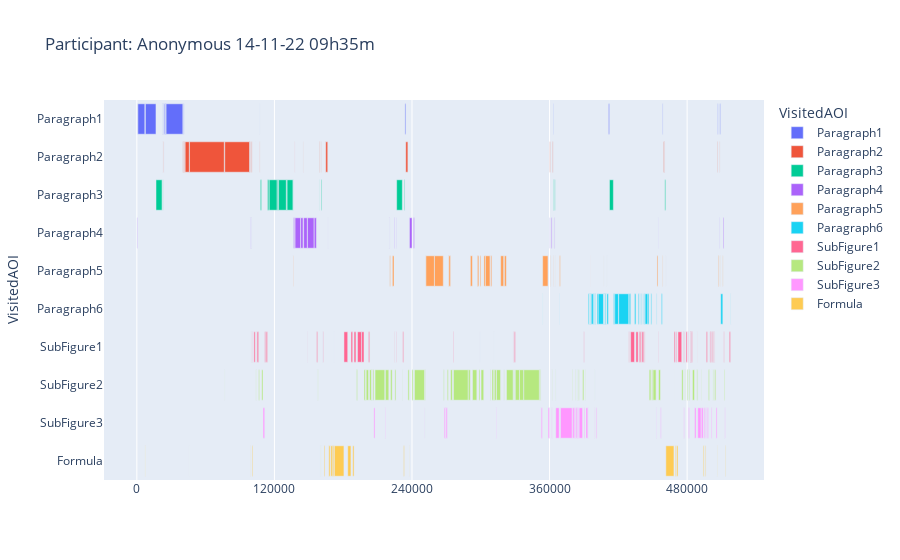
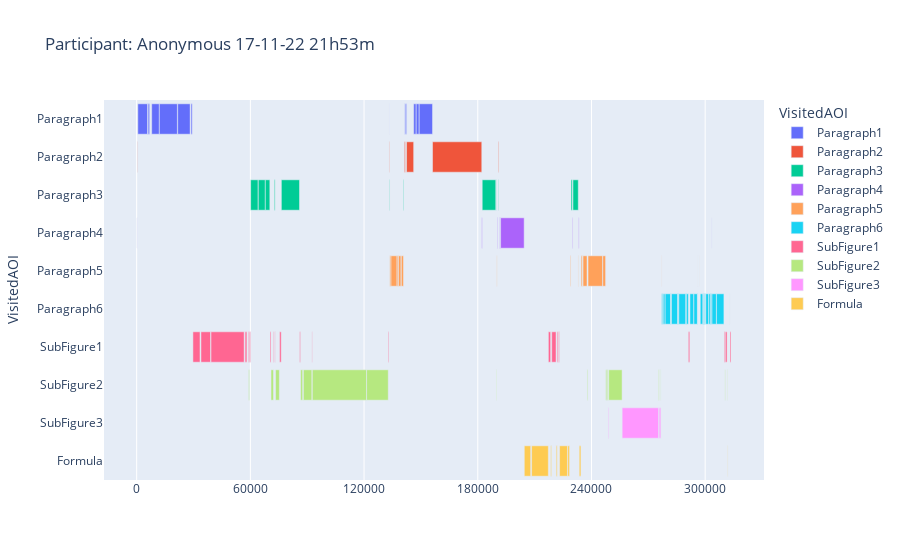

Write notebook code for charts like these, in order.
### Code cell
color_discrete_map = None

# Iteratate over the participants and plot AOI sequences
for participant in dataToPlot['Respondent'].unique():
    
    # Filter in the participant data
    participantData = dataToPlot[dataToPlot['Respondent']==participant]
    
    # Plot AOI sequences for the participant data
    fig = None
    # if no colors are assigned yet for the different AOI sequences
    if color_discrete_map is None:
        # Generate a figure with default colors
        fig = px.timeline(participantData, x_start="Dwell Start", x_end="Dwell End", y="VisitedAOI", color="VisitedAOI",  category_orders={"VisitedAOI": [value for value in aoisToPlot]}, title=f'Participant: {participant}')
        # copy the colors to color_discrete_map in order to reuse them for the other AOI sequence charts
        color_discrete_map = {data.name: data.marker.color for data in fig.data}
    else:
        # Generate a figure with the existing colors in color_discrete_map
        fig = px.timeline(participantData, x_start="Dwell Start", x_end="Dwell End", y="VisitedAOI", color="VisitedAOI",  category_orders={"VisitedAOI": [value for value in aoisToPlot]},  color_discrete_map=color_discrete_map, title=f'Participant: {participant}')
    
    fig.update_xaxes(
        tickformat="%Q",  # date format
    ) 
    fig.show()

### Figure 1 — Plotly figure (JSON) as saved in the notebook; plotly's stock layout.template omitted (floating-point values rounded to 4 significant figures)
{"data": [{"alignmentgroup": "True", "base": ["1970-01-01T00:00:00.566407", "1970-01-01T00:00:00.899699", "1970-01-01T00:00:07.473958", "1970-01-01T00:00:22.055674", "1970-01-01T00:00:22.588972", "1970-01-01T00:00:22.922266", "1970-01-01T00:00:24.022129", "1970-01-01T00:00:24.997018", "1970-01-01T00:00:25.513635", "1970-01-01T00:00:40.861939", "1970-01-01T00:01:47.129575", "1970-01-01T00:03:53.845837", "1970-01-01T00:06:03.102554", "1970-01-01T00:06:51.477858", "1970-01-01T00:07:38.690864", "1970-01-01T00:08:26.706779", "1970-01-01T00:08:28.545267"], "hovertemplate": "VisitedAOI=%{y}<br>Dwell Start=%{base}<br>Dwell End=%{x}<extra></extra>", "legendgroup": "Paragraph1", "marker": {"color": "#636efa", "pattern": {"shape": ""}}, "name": "Paragraph1", "offsetgroup": "Paragraph1", "orientation": "h", "showlegend": true, "textposition": "auto", "type": "bar", "x": [150, 6057, 9207, 233, 66, 308, 949, 491, 14590, 333, 41, 733, 191, 791, 283, 308, 491], "xaxis": "x", "y": ["Paragraph1", "Paragraph1", "Paragraph1", "Paragraph1", "Paragraph1", "Paragraph1", "Paragraph1", "Paragraph1", "Paragraph1", "Paragraph1", "Paragraph1", "Paragraph1", "Paragraph1", "Paragraph1", "Paragraph1", "Paragraph1", "Paragraph1"], "yaxis": "y"}, {"alignmentgroup": "True", "base": ["1970-01-01T00:00:22.547302", "1970-01-01T00:00:23.480534", "1970-01-01T00:00:40.137071", "1970-01-01T00:00:40.503669", "1970-01-01T00:00:41.211906", "1970-01-01T00:00:42.153480", "1970-01-01T00:00:45.953030", "1970-01-01T00:01:16.666319", "1970-01-01T00:01:38.430588", "1970-01-01T00:01:40.113707", "1970-01-01T00:01:43.338329", "1970-01-01T00:01:47.329562", "1970-01-01T00:02:17.776177", "1970-01-01T00:02:25.192032", "1970-01-01T00:02:39.332145", "1970-01-01T00:02:40.590341", "1970-01-01T00:02:44.164920", "1970-01-01T00:02:44.523217", "1970-01-01T00:02:44.781578", "1970-01-01T00:03:54.579073", "1970-01-01T00:06:00.244538", "1970-01-01T00:06:02.469315", "1970-01-01T00:06:02.794292", "1970-01-01T00:07:39.540747", "1970-01-01T00:07:40.278525", "1970-01-01T00:08:26.415089", "1970-01-01T00:08:28.403614"], "hovertemplate": "VisitedAOI=%{y}<br>Dwell Start=%{base}<br>Dwell End=%{x}<extra></extra>", "legendgroup": "Paragraph2", "marker": {"color": "#EF553B", "pattern": {"shape": ""}}, "name": "Paragraph2", "offsetgroup": "Paragraph2", "orientation": "h", "showlegend": true, "textposition": "auto", "type": "bar", "x": [25, 174, 341, 308, 491, 3582, 30296, 21680, 424, 374, 16, 108, 75, 116, 266, 125, 108, 16, 1691, 1816, 300, 158, 258, 587, 208, 291, 141], "xaxis": "x", "y": ["Paragraph2", "Paragraph2", "Paragraph2", "Paragraph2", "Paragraph2", "Paragraph2", "Paragraph2", "Paragraph2", "Paragraph2", "Paragraph2", "Paragraph2", "Paragraph2", "Paragraph2", "Paragraph2", "Paragraph2", "Paragraph2", "Paragraph2", "Paragraph2", "Paragraph2", "Paragraph2", "Paragraph2", "Paragraph2", "Paragraph2", "Paragraph2", "Paragraph2", "Paragraph2", "Paragraph2"], "yaxis": "y"}, {"alignmentgroup": "True", "base": ["1970-01-01T00:00:16.706335", "1970-01-01T00:00:22.655629", "1970-01-01T00:01:47.787854", "1970-01-01T00:01:53.978831", "1970-01-01T00:01:55.470318", "1970-01-01T00:02:02.544593", "1970-01-01T00:02:03.644415", "1970-01-01T00:02:10.477022", "1970-01-01T00:02:11.076978", "1970-01-01T00:02:16.493046", "1970-01-01T00:02:39.132148", "1970-01-01T00:02:40.856970", "1970-01-01T00:03:46.638255", "1970-01-01T00:03:53.304185", "1970-01-01T00:06:03.294249", "1970-01-01T00:06:03.819158", "1970-01-01T00:06:04.657362", "1970-01-01T00:06:52.269458", "1970-01-01T00:07:40.553505"], "hovertemplate": "VisitedAOI=%{y}<br>Dwell Start=%{base}<br>Dwell End=%{x}<extra></extra>", "legendgroup": "Paragraph3", "marker": {"color": "#00cc96", "pattern": {"shape": ""}}, "name": "Paragraph3", "offsetgroup": "Paragraph3", "orientation": "h", "showlegend": true, "textposition": "auto", "type": "bar", "x": [5257, 233, 933, 1241, 6874, 916, 6757, 549, 5099, 208, 133, 524, 4932, 491, 341, 416, 216, 3407, 716], "xaxis": "x", "y": ["Paragraph3", "Paragraph3", "Paragraph3", "Paragraph3", "Paragraph3", "Paragraph3", "Paragraph3", "Paragraph3", "Paragraph3", "Paragraph3", "Paragraph3", "Paragraph3", "Paragraph3", "Paragraph3", "Paragraph3", "Paragraph3", "Paragraph3", "Paragraph3", "Paragraph3"], "yaxis": "y"}, {"alignmentgroup": "True", "base": ["1970-01-01T00:00:00.133108", "1970-01-01T00:01:38.897177", "1970-01-01T00:01:39.772054", "1970-01-01T00:01:39.963699", "1970-01-01T00:02:16.701328", "1970-01-01T00:02:18.017821", "1970-01-01T00:02:22.908959", "1970-01-01T00:02:25.508705", "1970-01-01T00:02:28.899967", "1970-01-01T00:02:34.716060", "1970-01-01T00:02:46.514712", "1970-01-01T00:02:46.806303", "1970-01-01T00:03:40.113998", "1970-01-01T00:03:40.463977", "1970-01-01T00:03:44.346882", "1970-01-01T00:03:46.221705", "1970-01-01T00:03:57.803718", "1970-01-01T00:04:01.303315", "1970-01-01T00:06:00.086270", "1970-01-01T00:06:01.227828", "1970-01-01T00:06:02.727612", "1970-01-01T00:06:04.277429", "1970-01-01T00:07:34.611276", "1970-01-01T00:08:28.078671", "1970-01-01T00:08:31.436591"], "hovertemplate": "VisitedAOI=%{y}<br>Dwell Start=%{base}<br>Dwell End=%{x}<extra></extra>", "legendgroup": "Paragraph4", "marker": {"color": "#ab63fa", "pattern": {"shape": ""}}, "name": "Paragraph4", "offsetgroup": "Paragraph4", "orientation": "h", "showlegend": true, "textposition": "auto", "type": "bar", "x": [299, 274, 108, 150, 941, 4724, 1999, 3132, 5732, 1874, 24, 8, 258, 24, 283, 183, 2224, 766, 116, 608, 66, 354, 83, 208, 583], "xaxis": "x", "y": ["Paragraph4", "Paragraph4", "Paragraph4", "Paragraph4", "Paragraph4", "Paragraph4", "Paragraph4", "Paragraph4", "Paragraph4", "Paragraph4", "Paragraph4", "Paragraph4", "Paragraph4", "Paragraph4", "Paragraph4", "Paragraph4", "Paragraph4", "Paragraph4", "Paragraph4", "Paragraph4", "Paragraph4", "Paragraph4", "Paragraph4", "Paragraph4", "Paragraph4"], "yaxis": "y"}, {"alignmentgroup": "True", "base": ["1970-01-01T00:02:16.226365", "1970-01-01T00:03:40.630610", "1970-01-01T00:03:42.905421", "1970-01-01T00:04:11.810544", "1970-01-01T00:04:12.160461", "1970-01-01T00:04:19.617942", "1970-01-01T00:04:31.799942", "1970-01-01T00:04:32.291614", "1970-01-01T00:04:50.947860", "1970-01-01T00:04:56.722195", "1970-01-01T00:04:57.213853", "1970-01-01T00:04:59.396906", "1970-01-01T00:05:02.754886", "1970-01-01T00:05:04.071361", "1970-01-01T00:05:08.695848", "1970-01-01T00:05:17.369896", "1970-01-01T00:05:20.611238", "1970-01-01T00:05:53.970233", "1970-01-01T00:06:00.986122", "1970-01-01T00:06:03.677525", "1970-01-01T00:06:04.923994", "1970-01-01T00:06:08.673526", "1970-01-01T00:06:35.546295", "1970-01-01T00:06:47.120028", "1970-01-01T00:06:49.919742", "1970-01-01T00:07:33.702987", "1970-01-01T00:07:38.374229", "1970-01-01T00:07:41.286745", "1970-01-01T00:08:27.031681", "1970-01-01T00:08:27.440008", "1970-01-01T00:08:29.111854", "1970-01-01T00:08:31.136639"], "hovertemplate": "VisitedAOI=%{y}<br>Dwell Start=%{base}<br>Dwell End=%{x}<extra></extra>", "legendgroup": "Paragraph5", "marker": {"color": "#FFA15A", "pattern": {"shape": ""}}, "name": "Paragraph5", "offsetgroup": "Paragraph5", "orientation": "h", "showlegend": true, "textposition": "auto", "type": "bar", "x": [208, 558, 1416, 216, 7382, 7674, 449, 1324, 1716, 474, 1091, 716, 1291, 3949, 908, 2616, 1674, 4641, 191, 141, 83, 683, 66, 58, 24, 816, 274, 16, 366, 416, 174, 208], "xaxis": "x", "y": ["Paragraph5", "Paragraph5", "Paragraph5", "Paragraph5", "Paragraph5", "Paragraph5", "Paragraph5", "Paragraph5", "Paragraph5", "Paragraph5", "Paragraph5", "Paragraph5", "Paragraph5", "Paragraph5", "Paragraph5", "Paragraph5", "Paragraph5", "Paragraph5", "Paragraph5", "Paragraph5", "Paragraph5", "Paragraph5", "Paragraph5", "Paragraph5", "Paragraph5", "Paragraph5", "Paragraph5", "Paragraph5", "Paragraph5", "Paragraph5", "Paragraph5", "Paragraph5"], "yaxis": "y"}, {"alignmentgroup": "True", "base": ["1970-01-01T00:05:53.836919", "1970-01-01T00:06:08.556903", "1970-01-01T00:06:33.824592", "1970-01-01T00:06:35.204654", "1970-01-01T00:06:35.354673", "1970-01-01T00:06:35.612946", "1970-01-01T00:06:36.129552", "1970-01-01T00:06:36.387855", "1970-01-01T00:06:38.312645", "1970-01-01T00:06:39.629181", "1970-01-01T00:06:40.012482", "1970-01-01T00:06:41.370641", "1970-01-01T00:06:42.445524", "1970-01-01T00:06:47.211661", "1970-01-01T00:06:47.761610", "1970-01-01T00:06:48.261546", "1970-01-01T00:06:48.369873", "1970-01-01T00:06:48.594907", "1970-01-01T00:06:49.511407", "1970-01-01T00:06:49.661443", "1970-01-01T00:06:50.044682", "1970-01-01T00:06:55.827400", "1970-01-01T00:06:56.885641", "1970-01-01T00:07:00.310252", "1970-01-01T00:07:09.517538", "1970-01-01T00:07:14.092052", "1970-01-01T00:07:17.383364", "1970-01-01T00:07:18.783174", "1970-01-01T00:07:20.316341", "1970-01-01T00:07:22.182814", "1970-01-01T00:07:23.341038", "1970-01-01T00:07:25.865746", "1970-01-01T00:07:28.407148", "1970-01-01T00:07:33.503002", "1970-01-01T00:07:37.549319", "1970-01-01T00:08:29.295181", "1970-01-01T00:08:38.152513"], "hovertemplate": "VisitedAOI=%{y}<br>Dwell Start=%{base}<br>Dwell End=%{x}<extra></extra>", "legendgroup": "Paragraph6", "marker": {"color": "#19d3f3", "pattern": {"shape": ""}}, "name": "Paragraph6", "offsetgroup": "Paragraph6", "orientation": "h", "showlegend": true, "textposition": "auto", "type": "bar", "x": [108, 116, 1008, 100, 150, 483, 183, 1708, 883, 158, 358, 1041, 4566, 516, 424, 83, 174, 783, 91, 91, 1241, 999, 3166, 8790, 1208, 1183, 674, 258, 391, 708, 2449, 908, 649, 199, 749, 1833, 108], "xaxis": "x", "y": ["Paragraph6", "Paragraph6", "Paragraph6", "Paragraph6", "Paragraph6", "Paragraph6", "Paragraph6", "Paragraph6", "Paragraph6", "Paragraph6", "Paragraph6", "Paragraph6", "Paragraph6", "Paragraph6", "Paragraph6", "Paragraph6", "Paragraph6", "Paragraph6", "Paragraph6", "Paragraph6", "Paragraph6", "Paragraph6", "Paragraph6", "Paragraph6", "Paragraph6", "Paragraph6", "Paragraph6", "Paragraph6", "Paragraph6", "Paragraph6", "Paragraph6", "Paragraph6", "Paragraph6", "Paragraph6", "Paragraph6", "Paragraph6", "Paragraph6"], "yaxis": "y"}, {"alignmentgroup": "True", "base": ["1970-01-01T00:01:39.655401", "1970-01-01T00:01:41.163607", "1970-01-01T00:01:41.580206", "1970-01-01T00:01:42.146816", "1970-01-01T00:01:44.429882", "1970-01-01T00:01:44.954864", "1970-01-01T00:01:51.604109", "1970-01-01T00:01:52.853976", "1970-01-01T00:02:28.716641", "1970-01-01T00:02:36.774104", "1970-01-01T00:02:36.907392", "1970-01-01T00:02:41.890208", "1970-01-01T00:02:42.348458", "1970-01-01T00:02:52.077670", "1970-01-01T00:03:00.660071", "1970-01-01T00:03:06.817800", "1970-01-01T00:03:09.467482", "1970-01-01T00:03:12.517047", "1970-01-01T00:03:16.041694", "1970-01-01T00:03:22.115968", "1970-01-01T00:03:44.988461", "1970-01-01T00:03:46.054991", "1970-01-01T00:03:51.979361", "1970-01-01T00:04:35.824542", "1970-01-01T00:04:59.296942", "1970-01-01T00:05:11.387218", "1970-01-01T00:05:11.812184", "1970-01-01T00:05:28.364779", "1970-01-01T00:05:29.281312", "1970-01-01T00:06:29.936594", "1970-01-01T00:07:09.175921", "1970-01-01T00:07:10.725766", "1970-01-01T00:07:15.350237", "1970-01-01T00:07:18.058319", "1970-01-01T00:07:19.091498", "1970-01-01T00:07:20.707964", "1970-01-01T00:07:22.932725", "1970-01-01T00:07:34.736229", "1970-01-01T00:07:48.594341", "1970-01-01T00:07:50.085795", "1970-01-01T00:07:51.993898", "1970-01-01T00:07:56.743388", "1970-01-01T00:07:57.909910", "1970-01-01T00:07:59.051451", "1970-01-01T00:08:00.701326", "1970-01-01T00:08:02.534407", "1970-01-01T00:08:02.901042", "1970-01-01T00:08:03.300969", "1970-01-01T00:08:03.625940", "1970-01-01T00:08:04.234205", "1970-01-01T00:08:08.667065", "1970-01-01T00:08:16.741171", "1970-01-01T00:08:19.882472", "1970-01-01T00:08:20.407454", "1970-01-01T00:08:21.965627", "1970-01-01T00:08:22.690552", "1970-01-01T00:08:23.715382", "1970-01-01T00:08:23.898748", "1970-01-01T00:08:32.019859", "1970-01-01T00:08:36.794329"], "hovertemplate": "VisitedAOI=%{y}<br>Dwell Start=%{base}<br>Dwell End=%{x}<extra></extra>", "legendgroup": "SubFigure1", "marker": {"color": "#FF6692", "pattern": {"shape": ""}}, "name": "SubFigure1", "offsetgroup": "SubFigure1", "orientation": "h", "showlegend": true, "textposition": "auto", "type": "bar", "x": [116, 116, 141, 1058, 183, 1266, 783, 1049, 125, 16, 766, 24, 283, 16, 3266, 1449, 1641, 3507, 2099, 916, 141, 166, 716, 374, 16, 8, 8, 266, 816, 266, 316, 3366, 1908, 724, 1049, 1408, 349, 208, 808, 691, 3291, 308, 266, 974, 208, 316, 383, 299, 591, 391, 58, 941, 499, 724, 674, 424, 158, 233, 291, 1008], "xaxis": "x", "y": ["SubFigure1", "SubFigure1", "SubFigure1", "SubFigure1", "SubFigure1", "SubFigure1", "SubFigure1", "SubFigure1", "SubFigure1", "SubFigure1", "SubFigure1", "SubFigure1", "SubFigure1", "SubFigure1", "SubFigure1", "SubFigure1", "SubFigure1", "SubFigure1", "SubFigure1", "SubFigure1", "SubFigure1", "SubFigure1", "SubFigure1", "SubFigure1", "SubFigure1", "SubFigure1", "SubFigure1", "SubFigure1", "SubFigure1", "SubFigure1", "SubFigure1", "SubFigure1", "SubFigure1", "SubFigure1", "SubFigure1", "SubFigure1", "SubFigure1", "SubFigure1", "SubFigure1", "SubFigure1", "SubFigure1", "SubFigure1", "SubFigure1", "SubFigure1", "SubFigure1", "SubFigure1", "SubFigure1", "SubFigure1", "SubFigure1", "SubFigure1", "SubFigure1", "SubFigure1", "SubFigure1", "SubFigure1", "SubFigure1", "SubFigure1", "SubFigure1", "SubFigure1", "SubFigure1", "SubFigure1"], "yaxis": "y"}, {"alignmentgroup": "True", "base": ["1970-01-01T00:01:16.424660", "1970-01-01T00:01:43.846632", "1970-01-01T00:01:44.171580", "1970-01-01T00:01:46.271338", "1970-01-01T00:01:48.946037", "1970-01-01T00:02:36.699099", "1970-01-01T00:02:37.682325", "1970-01-01T00:02:38.090605", "1970-01-01T00:03:11.475525", "1970-01-01T00:03:11.858804", "1970-01-01T00:03:18.183121", "1970-01-01T00:03:19.766232", "1970-01-01T00:03:20.057868", "1970-01-01T00:03:23.032577", "1970-01-01T00:03:24.849003", "1970-01-01T00:03:25.273994", "1970-01-01T00:03:25.482316", "1970-01-01T00:03:25.823913", "1970-01-01T00:03:25.898883", "1970-01-01T00:03:27.765342", "1970-01-01T00:03:36.797678", "1970-01-01T00:03:41.297189", "1970-01-01T00:03:44.755133", "1970-01-01T00:03:45.155129", "1970-01-01T00:03:51.704416", "1970-01-01T00:03:56.453841", "1970-01-01T00:04:00.028440", "1970-01-01T00:04:02.153252", "1970-01-01T00:04:11.227217", "1970-01-01T00:04:27.517117", "1970-01-01T00:04:30.766731", "1970-01-01T00:04:33.683051", "1970-01-01T00:04:35.641182", "1970-01-01T00:04:36.199481", "1970-01-01T00:04:49.131367", "1970-01-01T00:04:52.755959", "1970-01-01T00:04:58.405376", "1970-01-01T00:05:00.238457", "1970-01-01T00:05:08.137592", "1970-01-01T00:05:09.787421", "1970-01-01T00:05:11.437245", "1970-01-01T00:05:11.837192", "1970-01-01T00:05:13.736966", "1970-01-01T00:05:20.161262", "1970-01-01T00:05:22.419359", "1970-01-01T00:05:28.714686", "1970-01-01T00:05:30.097916", "1970-01-01T00:05:33.764158", "1970-01-01T00:05:37.522071", "1970-01-01T00:05:51.170545", "1970-01-01T00:05:52.337117", "1970-01-01T00:06:01.844369", "1970-01-01T00:06:02.211018", "1970-01-01T00:06:05.215576", "1970-01-01T00:06:19.652031", "1970-01-01T00:06:22.723642", "1970-01-01T00:06:24.153908", "1970-01-01T00:06:25.320442", "1970-01-01T00:06:28.803429", "1970-01-01T00:06:30.919826", "1970-01-01T00:06:39.304201", "1970-01-01T00:07:26.882310", "1970-01-01T00:07:29.132048", "1970-01-01T00:07:30.278408", "1970-01-01T00:07:33.236424", "1970-01-01T00:07:35.044523", "1970-01-01T00:07:48.544311", "1970-01-01T00:07:55.318529", "1970-01-01T00:07:57.101660", "1970-01-01T00:07:57.601603", "1970-01-01T00:07:58.176542", "1970-01-01T00:08:00.026329", "1970-01-01T00:08:00.967890", "1970-01-01T00:08:01.934490", "1970-01-01T00:08:04.642487", "1970-01-01T00:08:07.783809", "1970-01-01T00:08:08.725398", "1970-01-01T00:08:12.141671", "1970-01-01T00:08:18.549295", "1970-01-01T00:08:19.432541", "1970-01-01T00:08:21.807260", "1970-01-01T00:08:23.115456", "1970-01-01T00:08:24.165345", "1970-01-01T00:08:32.344819"], "hovertemplate": "VisitedAOI=%{y}<br>Dwell Start=%{base}<br>Dwell End=%{x}<extra></extra>", "legendgroup": "SubFigure2", "marker": {"color": "#B6E880", "pattern": {"shape": ""}}, "name": "SubFigure2", "offsetgroup": "SubFigure2", "orientation": "h", "showlegend": true, "textposition": "auto", "type": "bar", "x": [124, 158, 141, 749, 1108, 16, 208, 116, 366, 633, 1299, 233, 2058, 1783, 358, 16, 233, 8, 874, 8490, 2974, 1424, 233, 874, 224, 1133, 949, 8890, 441, 566, 916, 1566, 133, 12873, 1708, 3799, 883, 2333, 424, 1591, 366, 1599, 3507, 308, 5803, 566, 3632, 3724, 13573, 999, 191, 16, 183, 183, 308, 249, 191, 483, 1099, 191, 58, 1466, 929, 2624, 183, 1724, 8, 1316, 24, 258, 191, 674, 233, 599, 1791, 233, 558, 216, 833, 366, 108, 541, 841, 524], "xaxis": "x", "y": ["SubFigure2", "SubFigure2", "SubFigure2", "SubFigure2", "SubFigure2", "SubFigure2", "SubFigure2", "SubFigure2", "SubFigure2", "SubFigure2", "SubFigure2", "SubFigure2", "SubFigure2", "SubFigure2", "SubFigure2", "SubFigure2", "SubFigure2", "SubFigure2", "SubFigure2", "SubFigure2", "SubFigure2", "SubFigure2", "SubFigure2", "SubFigure2", "SubFigure2", "SubFigure2", "SubFigure2", "SubFigure2", "SubFigure2", "SubFigure2", "SubFigure2", "SubFigure2", "SubFigure2", "SubFigure2", "SubFigure2", "SubFigure2", "SubFigure2", "SubFigure2", "SubFigure2", "SubFigure2", "SubFigure2", "SubFigure2", "SubFigure2", "SubFigure2", "SubFigure2", "SubFigure2", "SubFigure2", "SubFigure2", "SubFigure2", "SubFigure2", "SubFigure2", "SubFigure2", "SubFigure2", "SubFigure2", "SubFigure2", "SubFigure2", "SubFigure2", "SubFigure2", "SubFigure2", "SubFigure2", "SubFigure2", "SubFigure2", "SubFigure2", "SubFigure2", "SubFigure2", "SubFigure2", "SubFigure2", "SubFigure2", "SubFigure2", "SubFigure2", "SubFigure2", "SubFigure2", "SubFigure2", "SubFigure2", "SubFigure2", "SubFigure2", "SubFigure2", "SubFigure2", "SubFigure2", "SubFigure2", "SubFigure2", "SubFigure2", "SubFigure2", "SubFigure2"], "yaxis": "y"}, {"alignmentgroup": "True", "base": ["1970-01-01T00:01:50.054252", "1970-01-01T00:03:26.773798", "1970-01-01T00:03:36.372749", "1970-01-01T00:03:36.489379", "1970-01-01T00:04:11.043907", "1970-01-01T00:04:28.108669", "1970-01-01T00:04:29.591849", "1970-01-01T00:04:29.700216", "1970-01-01T00:05:13.445357", "1970-01-01T00:05:52.312115", "1970-01-01T00:05:52.728713", "1970-01-01T00:05:58.744723", "1970-01-01T00:06:01.936047", "1970-01-01T00:06:05.423888", "1970-01-01T00:06:09.531797", "1970-01-01T00:06:19.985324", "1970-01-01T00:06:21.632861", "1970-01-01T00:06:23.131894", "1970-01-01T00:06:24.345564", "1970-01-01T00:06:25.803751", "1970-01-01T00:06:30.294890", "1970-01-01T00:06:31.774837", "1970-01-01T00:06:33.682960", "1970-01-01T00:06:39.362532", "1970-01-01T00:06:40.487416", "1970-01-01T00:07:32.961417", "1970-01-01T00:07:36.819347", "1970-01-01T00:07:57.126656", "1970-01-01T00:08:01.201216", "1970-01-01T00:08:06.483959", "1970-01-01T00:08:09.283674", "1970-01-01T00:08:12.374984", "1970-01-01T00:08:14.766375", "1970-01-01T00:08:16.066243", "1970-01-01T00:08:17.691045", "1970-01-01T00:08:21.140674", "1970-01-01T00:08:25.256879", "1970-01-01T00:08:32.903121"], "hovertemplate": "VisitedAOI=%{y}<br>Dwell Start=%{base}<br>Dwell End=%{x}<extra></extra>", "legendgroup": "SubFigure3", "marker": {"color": "#FF97FF", "pattern": {"shape": ""}}, "name": "SubFigure3", "offsetgroup": "SubFigure3", "orientation": "h", "showlegend": true, "textposition": "auto", "type": "bar", "x": [1474, 991, 8, 308, 150, 1316, 83, 1066, 291, 16, 958, 1216, 274, 2991, 10120, 1491, 1057, 1022, 949, 2999, 624, 1683, 141, 158, 591, 224, 513, 424, 724, 1299, 2857, 1633, 691, 666, 808, 574, 858, 308], "xaxis": "x", "y": ["SubFigure3", "SubFigure3", "SubFigure3", "SubFigure3", "SubFigure3", "SubFigure3", "SubFigure3", "SubFigure3", "SubFigure3", "SubFigure3", "SubFigure3", "SubFigure3", "SubFigure3", "SubFigure3", "SubFigure3", "SubFigure3", "SubFigure3", "SubFigure3", "SubFigure3", "SubFigure3", "SubFigure3", "SubFigure3", "SubFigure3", "SubFigure3", "SubFigure3", "SubFigure3", "SubFigure3", "SubFigure3", "SubFigure3", "SubFigure3", "SubFigure3", "SubFigure3", "SubFigure3", "SubFigure3", "SubFigure3", "SubFigure3", "SubFigure3", "SubFigure3"], "yaxis": "y"}, {"alignmentgroup": "True", "base": ["1970-01-01T00:00:07.065695", "1970-01-01T00:00:07.232324", "1970-01-01T00:00:45.753061", "1970-01-01T00:01:39.172144", "1970-01-01T00:01:40.488643", "1970-01-01T00:02:39.807100", "1970-01-01T00:02:40.407011", "1970-01-01T00:02:41.631885", "1970-01-01T00:02:43.265042", "1970-01-01T00:02:47.181279", "1970-01-01T00:02:47.622875", "1970-01-01T00:02:49.339383", "1970-01-01T00:02:51.030831", "1970-01-01T00:02:52.277627", "1970-01-01T00:03:03.976345", "1970-01-01T00:03:08.350901", "1970-01-01T00:03:52.754246", "1970-01-01T00:03:57.603710", "1970-01-01T00:07:41.445069", "1970-01-01T00:07:49.402499", "1970-01-01T00:07:50.835695", "1970-01-01T00:08:14.091459", "1970-01-01T00:08:15.557964", "1970-01-01T00:08:26.148489", "1970-01-01T00:08:33.261436"], "hovertemplate": "VisitedAOI=%{y}<br>Dwell Start=%{base}<br>Dwell End=%{x}<extra></extra>", "legendgroup": "Formula", "marker": {"color": "#FECB52", "pattern": {"shape": ""}}, "name": "Formula", "offsetgroup": "Formula", "orientation": "h", "showlegend": true, "textposition": "auto", "type": "bar", "x": [66, 158, 16, 141, 599, 8, 75, 8, 674, 366, 1174, 1649, 846, 8357, 2758, 1116, 524, 133, 7049, 583, 1149, 674, 508, 149, 333], "xaxis": "x", "y": ["Formula", "Formula", "Formula", "Formula", "Formula", "Formula", "Formula", "Formula", "Formula", "Formula", "Formula", "Formula", "Formula", "Formula", "Formula", "Formula", "Formula", "Formula", "Formula", "Formula", "Formula", "Formula", "Formula", "Formula", "Formula"], "yaxis": "y"}], "layout": {"barmode": "overlay", "legend": {"title": {"text": "VisitedAOI"}, "tracegroupgap": 0}, "title": {"text": "Participant: Anonymous 14-11-22 09h35m"}, "xaxis": {"anchor": "y", "domain": [0, 1], "tickformat": "%Q", "type": "date"}, "yaxis": {"anchor": "x", "categoryarray": ["Formula", "SubFigure3", "SubFigure2", "SubFigure1", "Paragraph6", "Paragraph5", "Paragraph4", "Paragraph3", "Paragraph2", "Paragraph1"], "categoryorder": "array", "domain": [0, 1], "title": {"text": "VisitedAOI"}}}}

### Figure 2 — Plotly figure (JSON) as saved in the notebook; plotly's stock layout.template omitted (floating-point values rounded to 4 significant figures)
{"data": [{"alignmentgroup": "True", "base": ["1970-01-01T00:00:00.622997", "1970-01-01T00:00:05.864103", "1970-01-01T00:00:06.072377", "1970-01-01T00:00:07.930533", "1970-01-01T00:00:11.988385", "1970-01-01T00:00:21.662323", "1970-01-01T00:00:28.686549", "1970-01-01T00:02:13.324955", "1970-01-01T00:02:21.090724", "1970-01-01T00:02:21.765630", "1970-01-01T00:02:26.173466", "1970-01-01T00:02:27.515007", "1970-01-01T00:02:29.098143"], "hovertemplate": "VisitedAOI=%{y}<br>Dwell Start=%{base}<br>Dwell End=%{x}<extra></extra>", "legendgroup": "Paragraph1", "marker": {"color": "#636efa", "pattern": {"shape": ""}}, "name": "Paragraph1", "offsetgroup": "Paragraph1", "orientation": "h", "showlegend": true, "textposition": "auto", "type": "bar", "x": [5224, 191, 774, 4041, 9498, 6574, 624, 41, 158, 658, 1324, 1558, 7032], "xaxis": "x", "y": ["Paragraph1", "Paragraph1", "Paragraph1", "Paragraph1", "Paragraph1", "Paragraph1", "Paragraph1", "Paragraph1", "Paragraph1", "Paragraph1", "Paragraph1", "Paragraph1", "Paragraph1"], "yaxis": "y"}, {"alignmentgroup": "True", "base": ["1970-01-01T00:00:00.498025", "1970-01-01T00:02:13.174945", "1970-01-01T00:02:21.282342", "1970-01-01T00:02:22.423871", "1970-01-01T00:02:36.130693", "1970-01-01T00:03:10.926844"], "hovertemplate": "VisitedAOI=%{y}<br>Dwell Start=%{base}<br>Dwell End=%{x}<extra></extra>", "legendgroup": "Paragraph2", "marker": {"color": "#EF553B", "pattern": {"shape": ""}}, "name": "Paragraph2", "offsetgroup": "Paragraph2", "orientation": "h", "showlegend": true, "textposition": "auto", "type": "bar", "x": [124, 150, 483, 3749, 25980, 283], "xaxis": "x", "y": ["Paragraph2", "Paragraph2", "Paragraph2", "Paragraph2", "Paragraph2", "Paragraph2"], "yaxis": "y"}, {"alignmentgroup": "True", "base": ["1970-01-01T00:01:00.141368", "1970-01-01T00:01:04.182597", "1970-01-01T00:01:07.907196", "1970-01-01T00:01:12.656625", "1970-01-01T00:01:16.356251", "1970-01-01T00:02:13.383232", "1970-01-01T00:02:20.832396", "1970-01-01T00:03:02.352789", "1970-01-01T00:03:09.893625", "1970-01-01T00:03:10.701885", "1970-01-01T00:03:49.222594", "1970-01-01T00:03:50.230821"], "hovertemplate": "VisitedAOI=%{y}<br>Dwell Start=%{base}<br>Dwell End=%{x}<extra></extra>", "legendgroup": "Paragraph3", "marker": {"color": "#00cc96", "pattern": {"shape": ""}}, "name": "Paragraph3", "offsetgroup": "Paragraph3", "orientation": "h", "showlegend": true, "textposition": "auto", "type": "bar", "x": [3932, 3699, 2366, 399, 9582, 199, 241, 7149, 149, 183, 691, 2808], "xaxis": "x", "y": ["Paragraph3", "Paragraph3", "Paragraph3", "Paragraph3", "Paragraph3", "Paragraph3", "Paragraph3", "Paragraph3", "Paragraph3", "Paragraph3", "Paragraph3", "Paragraph3"], "yaxis": "y"}, {"alignmentgroup": "True", "base": ["1970-01-01T00:00:00.181368", "1970-01-01T00:03:02.111160", "1970-01-01T00:03:10.235264", "1970-01-01T00:03:10.426911", "1970-01-01T00:03:11.443436", "1970-01-01T00:03:11.610125", "1970-01-01T00:03:11.860086", "1970-01-01T00:03:12.060081", "1970-01-01T00:03:49.947556", "1970-01-01T00:03:53.263874", "1970-01-01T00:05:03.556053"], "hovertemplate": "VisitedAOI=%{y}<br>Dwell Start=%{base}<br>Dwell End=%{x}<extra></extra>", "legendgroup": "Paragraph4", "marker": {"color": "#ab63fa", "pattern": {"shape": ""}}, "name": "Paragraph4", "offsetgroup": "Paragraph4", "orientation": "h", "showlegend": true, "textposition": "auto", "type": "bar", "x": [33, 241, 133, 216, 133, 233, 108, 12423, 241, 191, 41], "xaxis": "x", "y": ["Paragraph4", "Paragraph4", "Paragraph4", "Paragraph4", "Paragraph4", "Paragraph4", "Paragraph4", "Paragraph4", "Paragraph4", "Paragraph4", "Paragraph4"], "yaxis": "y"}, {"alignmentgroup": "True", "base": ["1970-01-01T00:02:13.599873", "1970-01-01T00:02:14.224811", "1970-01-01T00:02:17.474445", "1970-01-01T00:02:18.166027", "1970-01-01T00:02:19.657557", "1970-01-01T00:03:10.068641", "1970-01-01T00:03:48.905973", "1970-01-01T00:03:53.055493", "1970-01-01T00:03:54.538690", "1970-01-01T00:03:55.355239", "1970-01-01T00:03:55.555233", "1970-01-01T00:03:58.188259", "1970-01-01T00:04:05.970746", "1970-01-01T00:04:36.958992", "1970-01-01T00:04:55.973579", "1970-01-01T00:04:56.781798"], "hovertemplate": "VisitedAOI=%{y}<br>Dwell Start=%{base}<br>Dwell End=%{x}<extra></extra>", "legendgroup": "Paragraph5", "marker": {"color": "#FFA15A", "pattern": {"shape": ""}}, "name": "Paragraph5", "offsetgroup": "Paragraph5", "orientation": "h", "showlegend": true, "textposition": "auto", "type": "bar", "x": [599, 3141, 658, 1299, 1141, 124, 299, 166, 558, 183, 2099, 7657, 1483, 83, 25, 24], "xaxis": "x", "y": ["Paragraph5", "Paragraph5", "Paragraph5", "Paragraph5", "Paragraph5", "Paragraph5", "Paragraph5", "Paragraph5", "Paragraph5", "Paragraph5", "Paragraph5", "Paragraph5", "Paragraph5", "Paragraph5", "Paragraph5", "Paragraph5"], "yaxis": "y"}, {"alignmentgroup": "True", "base": ["1970-01-01T00:04:37.067295", "1970-01-01T00:04:37.867253", "1970-01-01T00:04:38.892131", "1970-01-01T00:04:41.783468", "1970-01-01T00:04:42.200151", "1970-01-01T00:04:45.474746", "1970-01-01T00:04:45.858008", "1970-01-01T00:04:46.107970", "1970-01-01T00:04:49.857564", "1970-01-01T00:04:50.082530", "1970-01-01T00:04:51.965678", "1970-01-01T00:04:54.040447", "1970-01-01T00:04:55.998610", "1970-01-01T00:04:57.406749", "1970-01-01T00:04:58.881573", "1970-01-01T00:04:59.098212", "1970-01-01T00:04:59.506499", "1970-01-01T00:04:59.973119", "1970-01-01T00:05:00.306396", "1970-01-01T00:05:01.939562", "1970-01-01T00:05:02.806125", "1970-01-01T00:05:03.606046", "1970-01-01T00:05:05.997448", "1970-01-01T00:05:12.921696"], "hovertemplate": "VisitedAOI=%{y}<br>Dwell Start=%{base}<br>Dwell End=%{x}<extra></extra>", "legendgroup": "Paragraph6", "marker": {"color": "#19d3f3", "pattern": {"shape": ""}}, "name": "Paragraph6", "offsetgroup": "Paragraph6", "orientation": "h", "showlegend": true, "textposition": "auto", "type": "bar", "x": [533, 974, 2816, 174, 3216, 333, 191, 3716, 183, 1049, 2008, 1841, 149, 1416, 175, 383, 374, 174, 1524, 841, 683, 2299, 3891, 25], "xaxis": "x", "y": ["Paragraph6", "Paragraph6", "Paragraph6", "Paragraph6", "Paragraph6", "Paragraph6", "Paragraph6", "Paragraph6", "Paragraph6", "Paragraph6", "Paragraph6", "Paragraph6", "Paragraph6", "Paragraph6", "Paragraph6", "Paragraph6", "Paragraph6", "Paragraph6", "Paragraph6", "Paragraph6", "Paragraph6", "Paragraph6", "Paragraph6", "Paragraph6"], "yaxis": "y"}, {"alignmentgroup": "True", "base": ["1970-01-01T00:00:29.686428", "1970-01-01T00:00:33.919321", "1970-01-01T00:00:39.235371", "1970-01-01T00:00:57.233406", "1970-01-01T00:00:58.766558", "1970-01-01T00:00:59.499758", "1970-01-01T00:01:10.406920", "1970-01-01T00:01:12.256670", "1970-01-01T00:01:13.139919", "1970-01-01T00:01:15.389679", "1970-01-01T00:01:26.021873", "1970-01-01T00:01:32.487781", "1970-01-01T00:02:12.766630", "1970-01-01T00:03:37.257255", "1970-01-01T00:03:39.032085", "1970-01-01T00:03:41.965080", "1970-01-01T00:03:42.789979", "1970-01-01T00:04:51.132422", "1970-01-01T00:05:09.947047", "1970-01-01T00:05:10.621983", "1970-01-01T00:05:13.104982"], "hovertemplate": "VisitedAOI=%{y}<br>Dwell Start=%{base}<br>Dwell End=%{x}<extra></extra>", "legendgroup": "SubFigure1", "marker": {"color": "#FF6692", "pattern": {"shape": ""}}, "name": "SubFigure1", "offsetgroup": "SubFigure1", "orientation": "h", "showlegend": true, "textposition": "auto", "type": "bar", "x": [3757, 5107, 17498, 933, 341, 574, 483, 324, 149, 883, 424, 166, 349, 1191, 2283, 599, 308, 724, 416, 933, 524], "xaxis": "x", "y": ["SubFigure1", "SubFigure1", "SubFigure1", "SubFigure1", "SubFigure1", "SubFigure1", "SubFigure1", "SubFigure1", "SubFigure1", "SubFigure1", "SubFigure1", "SubFigure1", "SubFigure1", "SubFigure1", "SubFigure1", "SubFigure1", "SubFigure1", "SubFigure1", "SubFigure1", "SubFigure1", "SubFigure1"], "yaxis": "y"}, {"alignmentgroup": "True", "base": ["1970-01-01T00:00:59.108135", "1970-01-01T00:01:10.890206", "1970-01-01T00:01:13.306569", "1970-01-01T00:01:26.538430", "1970-01-01T00:01:27.913262", "1970-01-01T00:01:27.996644", "1970-01-01T00:01:32.687746", "1970-01-01T00:02:01.342927", "1970-01-01T00:03:09.626981", "1970-01-01T00:03:57.721660", "1970-01-01T00:04:07.545586", "1970-01-01T00:04:08.345512", "1970-01-01T00:04:09.095419", "1970-01-01T00:04:35.442490", "1970-01-01T00:04:36.600696", "1970-01-01T00:05:10.421948", "1970-01-01T00:05:11.571885"], "hovertemplate": "VisitedAOI=%{y}<br>Dwell Start=%{base}<br>Dwell End=%{x}<extra></extra>", "legendgroup": "SubFigure2", "marker": {"color": "#B6E880", "pattern": {"shape": ""}}, "name": "SubFigure2", "offsetgroup": "SubFigure2", "orientation": "h", "showlegend": true, "textposition": "auto", "type": "bar", "x": [391, 1333, 1999, 1108, 66, 4457, 28605, 11423, 166, 324, 574, 458, 7065, 275, 108, 191, 149], "xaxis": "x", "y": ["SubFigure2", "SubFigure2", "SubFigure2", "SubFigure2", "SubFigure2", "SubFigure2", "SubFigure2", "SubFigure2", "SubFigure2", "SubFigure2", "SubFigure2", "SubFigure2", "SubFigure2", "SubFigure2", "SubFigure2", "SubFigure2", "SubFigure2"], "yaxis": "y"}, {"alignmentgroup": "True", "base": ["1970-01-01T00:04:08.803751", "1970-01-01T00:04:16.177955", "1970-01-01T00:04:35.734161"], "hovertemplate": "VisitedAOI=%{y}<br>Dwell Start=%{base}<br>Dwell End=%{x}<extra></extra>", "legendgroup": "SubFigure3", "marker": {"color": "#FF97FF", "pattern": {"shape": ""}}, "name": "SubFigure3", "offsetgroup": "SubFigure3", "orientation": "h", "showlegend": true, "textposition": "auto", "type": "bar", "x": [291, 19264, 858], "xaxis": "x", "y": ["SubFigure3", "SubFigure3", "SubFigure3"], "yaxis": "y"}, {"alignmentgroup": "True", "base": ["1970-01-01T00:03:24.550320", "1970-01-01T00:03:28.416592", "1970-01-01T00:03:38.507105", "1970-01-01T00:03:41.398451", "1970-01-01T00:03:43.173284", "1970-01-01T00:03:47.522799", "1970-01-01T00:03:53.547137", "1970-01-01T00:05:11.813457"], "hovertemplate": "VisitedAOI=%{y}<br>Dwell Start=%{base}<br>Dwell End=%{x}<extra></extra>", "legendgroup": "Formula", "marker": {"color": "#FECB52", "pattern": {"shape": ""}}, "name": "Formula", "offsetgroup": "Formula", "orientation": "h", "showlegend": true, "textposition": "auto", "type": "bar", "x": [3374, 8824, 416, 508, 4157, 899, 883, 133], "xaxis": "x", "y": ["Formula", "Formula", "Formula", "Formula", "Formula", "Formula", "Formula", "Formula"], "yaxis": "y"}], "layout": {"barmode": "overlay", "legend": {"title": {"text": "VisitedAOI"}, "tracegroupgap": 0}, "title": {"text": "Participant: Anonymous 17-11-22 21h53m"}, "xaxis": {"anchor": "y", "domain": [0, 1], "tickformat": "%Q", "type": "date"}, "yaxis": {"anchor": "x", "categoryarray": ["Formula", "SubFigure3", "SubFigure2", "SubFigure1", "Paragraph6", "Paragraph5", "Paragraph4", "Paragraph3", "Paragraph2", "Paragraph1"], "categoryorder": "array", "domain": [0, 1], "title": {"text": "VisitedAOI"}}}}
